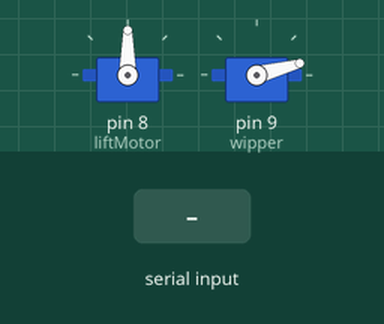
Recording of a sketch running on a simulated Arduino Uno, built with avr-gcc and run on an emulated ATmega328P. On the bench: 2 × servo. The test bench sets the inputs (shaded band).

Above: at 1.2 s.
1.3 s: "X" received over Serial
At 5.1 s:
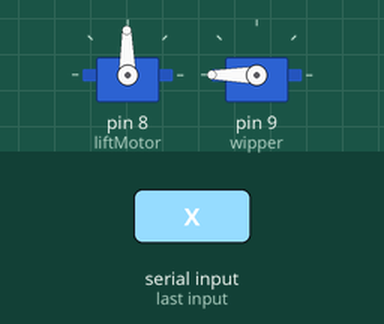
Timing chart, 0 to 6.6 s (numbered marks = the images above; inputs shaded):
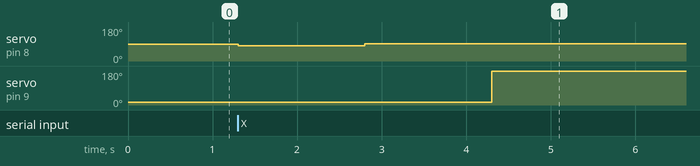

The sketch:

servo.ino
```cpp
// Include the library
#include <Servo.h>

// Create the servo object
Servo liftMotor;
Servo wipper;
String command;

void setup() {
  liftMotor.attach(8);
  wipper.attach(9); // attach the servo to our servo object
  liftMotor.write(90);
  wipper.writeMicroseconds(700);
  Serial.begin(9600); // Begin the serial connection
}

void loop() {
  if (Serial.available() > 0)
  {
    if (Serial.read() == 'X')
    {
      liftMotor.write(80); // Turn the motor counterclockwise
      delay(1500);
      liftMotor.write(91); // Stop the motor
      wipper.writeMicroseconds(700); // Turn the motor counterclockwise
      delay(1500);
      wipper.writeMicroseconds(2400); // Turn the swipper
    }
  }
}
```

Measured:
- after the input at 1.3 s, servo on pin 8 (liftMotor): 90° → 80° at once, → 91° 1.5 s later; servo on pin 9 (wipper): 15° → 180° after 3.0 s
